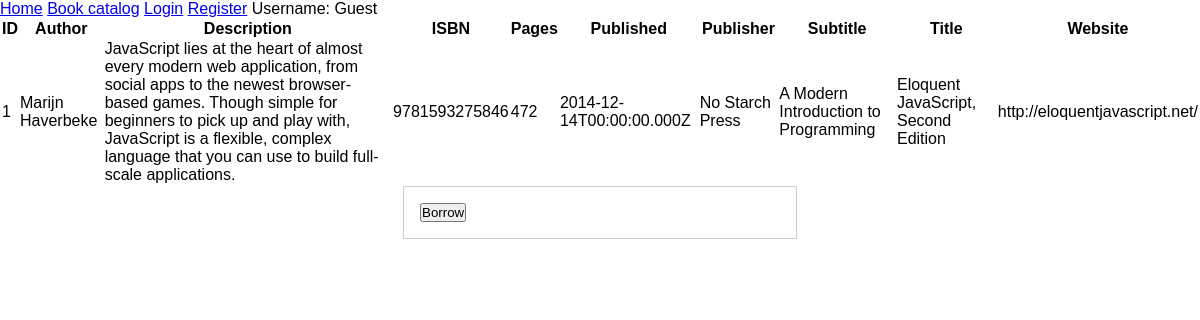
The app's page /catalog/books/1, older data.
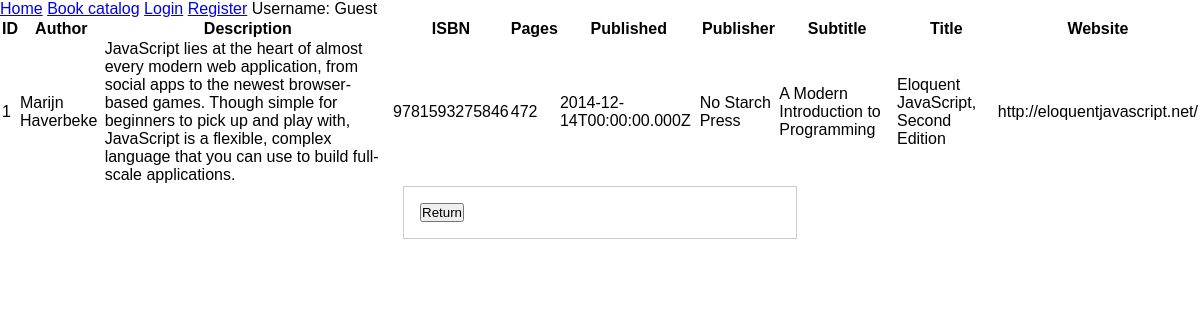
The same page, newer data.
### db_models.py (models this page shows, shortened)
class Book(Base):
    __tablename__ = 'books'
    id = Column(Integer, primary_key=True)
    author = Column(String(255))
    description = Column(String(1000))
    isbn = Column(Integer)
    pages = Column(Integer)
    published = Column(String(10))
    publisher = Column(String(255))
    subtitle = Column(String(255))
    title = Column(String(255))
    website = Column(String(255))
    user_id = Column(Integer, ForeignKey('users.id'))
    user_ref = relationship('User', back_populates='book_ref')

### routes.py (the view)
@app.route('/catalog/books/<int:book_id>')
def book(book_id):
    DBsession = get_session()
    mybook = DBsession.query(Book).filter(Book.id == book_id).one()
    context = default_context()
    context['book'] = mybook
    return render_template('book.html', **context)

### routes.py (called while the page is built)
def get_username():
    if session:
        return session['username']
    return None

def default_context():
    permission_lvl = get_user_auth_lvl()
    context = {'permission_lvl': permission_lvl,
               'user_id': get_user_id(),
               'username': get_username()}
    return context

def get_user_id():
    if not session:
        return None
    DBsession = get_session()
    user_data = DBsession.query(User) \
                .filter(User.username == session['username']) \
                .one()
    return user_data.id

def get_user_auth_lvl():
    if not session:
        return 3
    DBsession = get_session()
    user_data = DBsession.query(User) \
                .filter(User.username == session['username']) \
                .one()
    return user_data.permission_lvl

def get_session(echo=False):
    engine = create_engine('sqlite:///db/database.db', echo=echo)
    DBsession = sessionmaker(bind=engine)
    return DBsession()

### templates/book.html (shortened to what this page needs)
{% extends 'layout.html' %}
{% block content %}
  <table>
    <tr>
      <th>ID</th>
      <th>Author</th>
      <th>Description</th>
      <th>ISBN</th>
      <th>Pages</th>
      <th>Published</th>
      <th>Publisher</th>
      <th>Subtitle</th>
      <th>Title</th>
      <th>Website</th>
    </tr>
    <tr>
      <td>{{ book['id'] }}</td>
      <td>{{ book['author'] }}</td>
      <td>{{ book['description'] }}</td>
      <td>{{ book['isbn'] }}</td>
      <td>{{ book['pages'] }}</td>
      <td>{{ book['published'] }}</td>
      <td>{{ book['publisher'] }}</td>
      <td>{{ book['subtitle'] }}</td>
      <td>{{ book['title'] }}</td>
      <td>{{ book['website'] }}</td>
    </tr>
  </table>
  {% if book['user_id'] != user_id %}
  <form action="/catalog/books/borrow" method="POST">
    <button name="borrow_book_id" type="submit" value="{{ book['id'] }}">Borrow</button>
  </form>
  {% else %}
  <form action="/catalog/books/return" method="POST">
    <button name="return_book_id" type="submit" value="{{ book['id'] }}">Return</button>
  </form>
  {% endif %}
{% endblock %}

### templates/layout.html (shortened to what this page needs)
<!DOCTYPE html>
<html lang="en">
<head>
  <link href="/static/style.css" rel="stylesheet" type="text/css" />
</head>
<body>
  <nav>
    <a href="/">Home</a>
    <a href="/catalog/books">Book catalog</a>
    {% if not username %}
    <a href="/login">Login</a>
    <a href="/register">Register</a>
    {% endif %}
    {% if not username %}
      Username: Guest
    {% else %}
      Username: {{ username }}
    {% endif %}
  </nav>
  {% block content %}
  {% endblock %}
</body>
</html>

### static/style.css (style rules this page uses)
* { margin: 0; padding: 0; }
* { font-family: sans-serif; }
form { margin: 0 auto; width: 30%; padding: 1em; border: 1px solid #CCC; text-align: left; }

Row changes from the older to the newer data that the page shows:
changed Book "Marijn Haverbeke": user_id 1 → empty (drawn)
Text that changed along with them:
text no longer shown: "Borrow"
text now shown: "Return"
